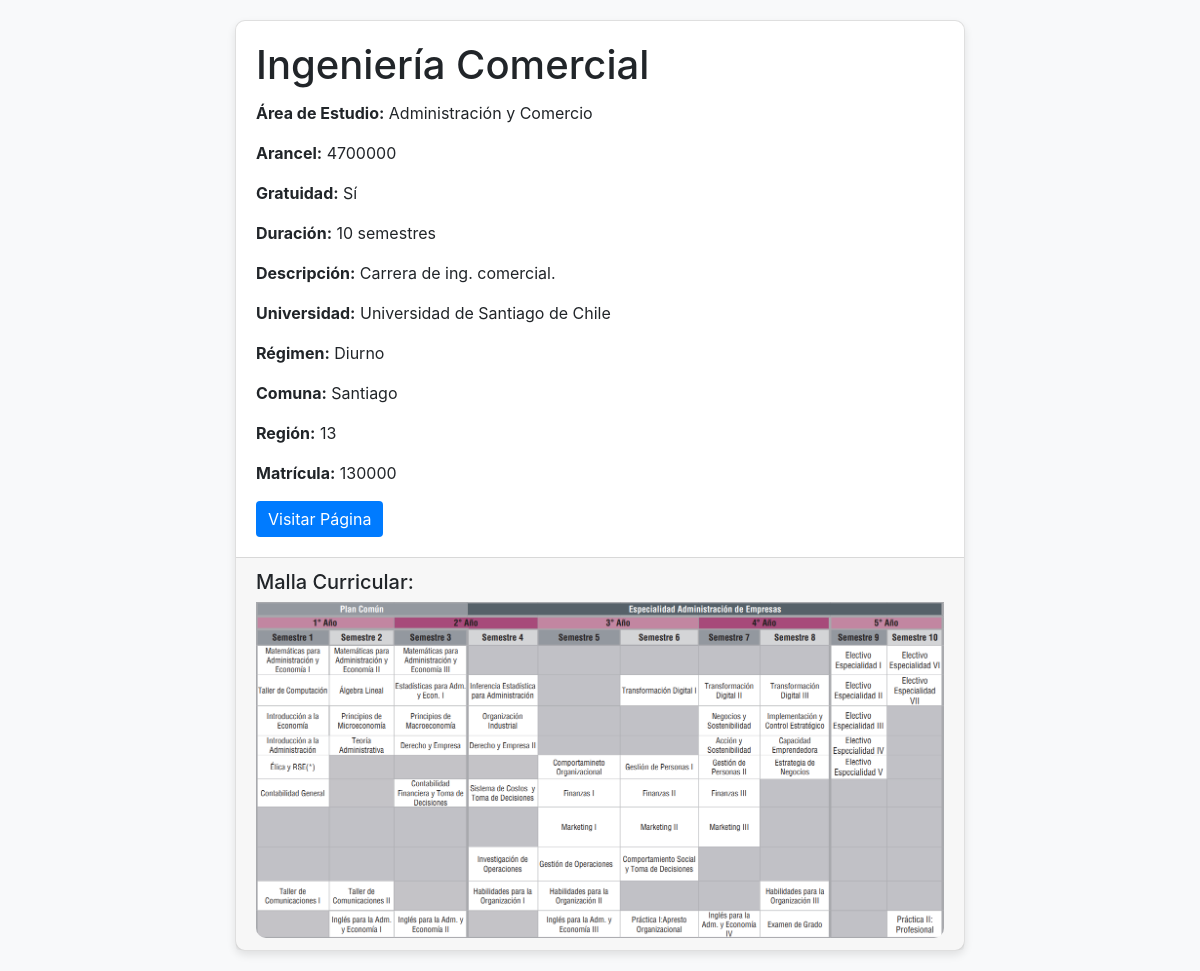
/carrera/7/, run on the app's committed database.
### core/models.py (models this page shows, shortened)
class Carrera(models.Model):
    IdCarrera = models.AutoField(primary_key=True)
    NombreUniversidad = models.CharField(max_length=255)
    NombreCarrera = models.CharField(max_length=255)
    DescripcionCarrera = models.TextField()
    SemestresCarrera = models.PositiveIntegerField()
    RegionCarrera = models.PositiveIntegerField()
    ComunaCarrera = models.CharField(max_length=255)
    AreaEstudio = models.CharField(max_length=100)
    Arancel = models.PositiveIntegerField(default=0)  # Define un valor predeterminado
    Matricula = models.PositiveIntegerField(default=0)  # Define un valor predeterminado
    Gratuidad = models.BooleanField(default=False)  # Define un valor predeterminado
    Regimen = models.CharField(max_length=50, default='Diurno')  # Define un valor predeterminado
    link = models.URLField(max_length=200, default='')  # Define un valor predeterminado
    linkred = models.URLField(max_length=200, default='', blank=True, null=True)
    imagen_malla = models.ImageField(upload_to='mallas/', blank=True, null=True)

### core/views.py (the view)
# urls.py: path('carrera/<int:carrera_id>/', views.carrera_detail, name='carrera_detail'),
def carrera_detail(request, carrera_id):
    carrera = get_object_or_404(Carrera, IdCarrera=carrera_id)
    return render(request, 'core/carrera_detail.html', {'carrera': carrera})

### core/templates/core/carrera_detail.html (shortened to what this page needs)
<!DOCTYPE html>
<html lang="en">
<head>
    <link href="https://stackpath.bootstrapcdn.com/bootstrap/4.5.2/css/bootstrap.min.css" rel="stylesheet">
</head>
<body>
<div class="container custom-container">
    <div class="row justify-content-center">
        <div class="col-lg-8 col-md-10">
            <div class="card">
                <div class="card-body">
                    <h1 class="card-title">{{ carrera.NombreCarrera }}</h1>
                    <p class="card-text"><strong>Área de Estudio:</strong> {{ carrera.AreaEstudio }}</p>
                    <p class="card-text"><strong>Arancel:</strong> {{ carrera.Arancel }}</p>
                    <p class="card-text"><strong>Gratuidad:</strong>
                        {% if carrera.Gratuidad == True %}
                                Sí
                        {% else %}
                                No
                        {% endif %}
                    </p>
                    <p class="card-text"><strong>Duración:</strong> {{ carrera.SemestresCarrera }} semestres</p>
                    <p class="card-text"><strong>Descripción:</strong> {{ carrera.DescripcionCarrera }}</p>
                    <p class="card-text"><strong>Universidad:</strong> {{ carrera.NombreUniversidad }}</p>
                    <p class="card-text"><strong>Régimen:</strong> {{ carrera.Regimen }}</p>
                    <p class="card-text"><strong>Comuna:</strong> {{ carrera.ComunaCarrera }}</p>
                    <p class="card-text"><strong>Región:</strong> {{ carrera.RegionCarrera }}</p>
                    <p class="card-text"><strong>Matrícula:</strong> {{ carrera.Matricula }}</p>
                    <div class="button-group">
                        <a href="{{ carrera.link }}" class="btn btn-primary" target="_blank">Visitar Página</a>
                    </div>
                </div>
                <div class="card-footer">
                    <h5>Malla Curricular:</h5>
                    {% if carrera.imagen_malla %}
                        <img src="{{ carrera.imagen_malla.url }}" class="card-img-bottom" alt="Malla Curricular de {{ carrera.NombreCarrera }}">
                    {% else %}
                        <img src="https://via.placeholder.com/800x400?text=No+image+available" class="card-img-bottom" alt="No hay malla curricular disponible">
                    {% endif %}
                </div>
            </div>
        </div>
    </div>
</div>
</body>
</html

### core/templates/core/carrera_detail.html (style rules this page uses)
body { background-color: #f8f9fa; }
.custom-container { max-width: 1400px; }
.card { margin: 20px; border-radius: 10px; box-shadow: 0 4px 8px rgba(0, 0, 0, 0.1); }
.card img { border-bottom-left-radius: 10px; border-bottom-right-radius: 10px; }
.card-body { padding: 20px; }
.btn-primary { background-color: #007bff; border: none; }
.button-group { display: flex; gap: 10px; }

### data on the page
Carrera: NombreCarrera "Ingeniería Comercial", AreaEstudio "Administración y Comercio", Arancel "4700000", SemestresCarrera "10", DescripcionCarrera "Carrera de ing. comercial.", NombreUniversidad "Universidad de Santiago de Chile", Regimen "Diurno", ComunaCarrera "Santiago", RegionCarrera "13", Matricula "130000", imagen_malla (picture)
